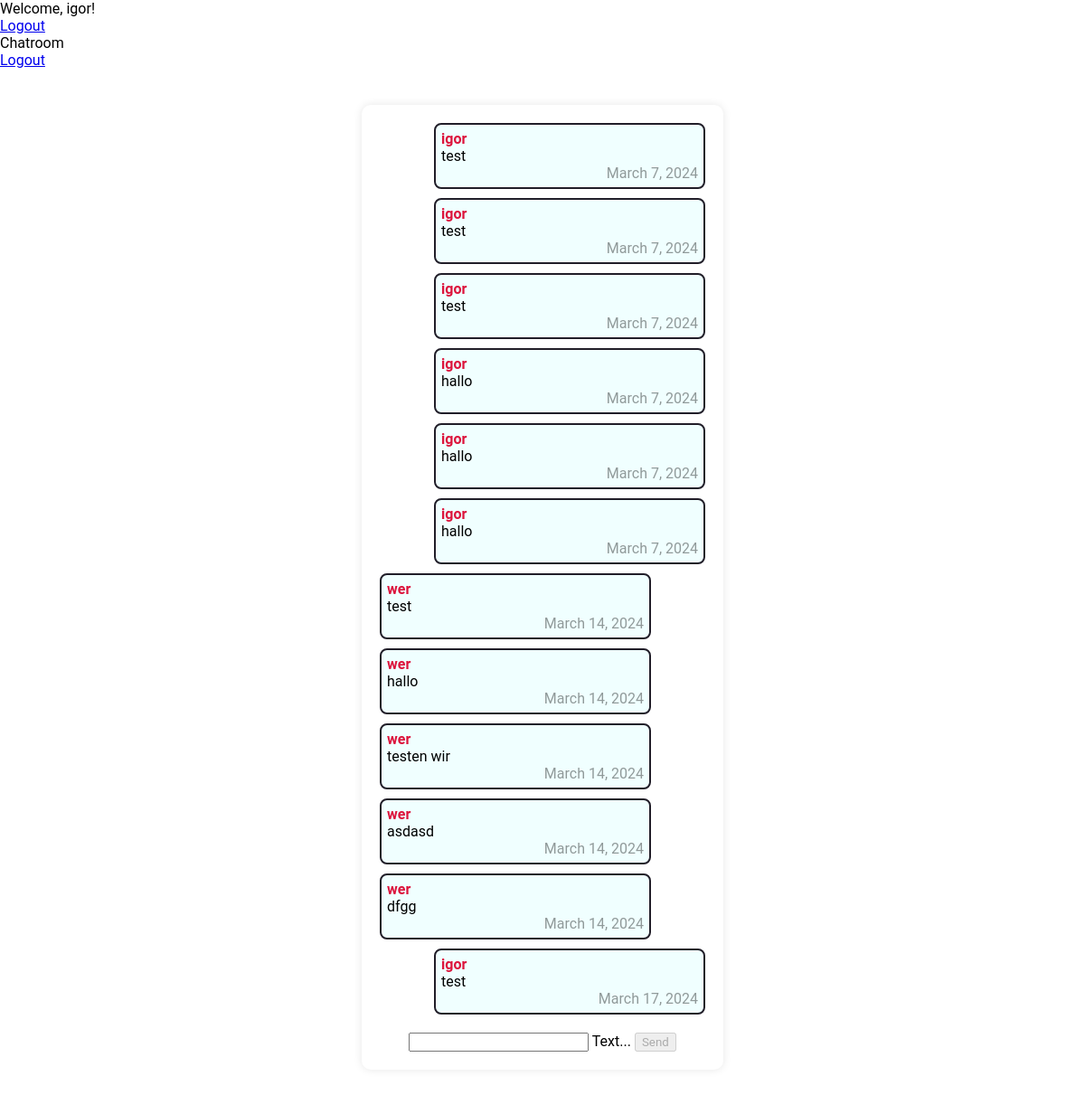
The app's page /chat/ (signed in), older data.
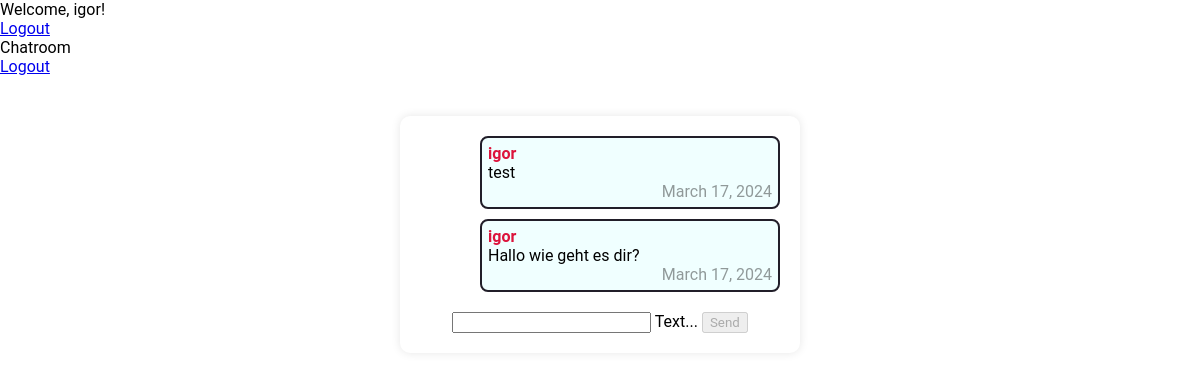
The same page, newer data.
### chat/models.py (models this page shows)
class Message(models.Model):
    text = models.CharField(max_length=500)
    created_at = models.DateField(default=date.today)
    chat = models.ForeignKey(Chat, on_delete=models.CASCADE, related_name='chat_message_set', default=None, blank=True, null=True)
    author = models.ForeignKey(settings.AUTH_USER_MODEL, on_delete=models.CASCADE, related_name='author_message_set')
    receiver = models.ForeignKey(settings.AUTH_USER_MODEL, on_delete=models.CASCADE, related_name='receiver_message_set')

### chat/views.py (the view, shortened to what this page needs)
# urls.py: path('chat/', index, name="index"),
@login_required
def index(request):
    chatMessages = Message.objects.filter(chat__id=1)
    return render(request, "chat/index.html", {"messages": chatMessages})

### chat/templates/chat/index.html (shortened to what this page needs)
{% extends "base.html" %}
{% load static %}
{% block content %}
{% if request.user.is_authenticated %}
<div class="chat-container">
  {% for message in messages %}
  <div id="messageContainer" class="{% if message.author == request.user %}message-right{% else %}message-left{% endif %}">
    <div class="message-container">
      <span class="author"><b>{{ message.author.username }}</b></span>
      <span class="author-text">{{ message.text }}</span>
      <div class="text-right"><span class="color">{{ message.created_at }}</span> </div>
    </div>
  </div>
  {% endfor %}
  <form onsubmit="sendMessage(); return false;" method="post" class="inputfield">
    <div class="mdl-textfield mdl-js-textfield mdl-textfield--floating-label">
      <input
        class="mdl-textfield__input"
        name="textmessage"
        type="text"
        id="messageField"
      />
      <label class="mdl-textfield__label" for="messageField">Text...</label>
    </div>
    <button
      id="sendButton"
      class="mdl-button mdl-js-button mdl-button--raised mdl-js-ripple-effect mdl-button--accent"
      disabled
    >
      Send
    </button>
  </form>
</div>
{% else %}
<h1>Nicht eingeloggt</h1>
<p>
  Du bist aktuell nicht eingelogt. Bitte logge dich ein. <br />
  bitte klicke <a href="/login/">hier</a>
</p>
{% endif %}
{% endblock %}

### templates/base.html (shortened to what this page needs)
<!DOCTYPE html>
<html lang="en">
  <head>
    {% load static %}
    <link rel="stylesheet" href="{% static 'css/style.css' %}">
    <link
      rel="stylesheet"
      href="https://code.getmdl.io/1.3.0/material.indigo-pink.min.css"
    />
  </head>
  <body>
    <div class="mdl-layout mdl-js-layout mdl-layout--fixed-header">
      <header class="mdl-layout__header">
        <div class="mdl-layout__header-row">
          <span class="mdl-layout-title">
            {% if request.user.is_authenticated %} Welcome, {{ request.user.username }}!
            {% else %} Welcome! Please login
            {% endif %}
          </span>
          <nav class="mdl-navigation mdl-layout--large-screen-only">
            {% if request.user.is_authenticated %}
                <a class="mdl-navigation__link" href="{% url 'logout' %}">Logout</a>
            {% else %}
                <a class="mdl-navigation__link" href="{% url 'login' %}">Login</a>
                <a class="mdl-navigation__link" href="{% url 'register' %}">Register</a>
            {% endif %}
          </nav>
        </div>
      </header>
      <div class="mdl-layout__drawer">
        <span class="mdl-layout-title">Chatroom</span>
        <nav class="mdl-navigation">
          {% if request.user.is_authenticated %}
              <a class="mdl-navigation__link" href="{% url 'logout' %}">Logout</a>
          {% else %}
              <a class="mdl-navigation__link" href="{% url 'login' %}">Login</a>
              <a class="mdl-navigation__link" href="{% url 'register' %}">Register</a>
          {% endif %}
        </nav>
      </div>
      <main class="mdl-layout__content">
        <div class="page-content">
          {% block content %}
          {% endblock %}
        </div>
      </main>
    </div>
  </body>
</html>

### static/css/style.css (style rules this page uses)
* { box-sizing: border-box; margin: 0; font-family: 'Roboto', sans-serif; }
.page-content { display: flex; justify-content: center; align-items: center; padding: 40px 10px; }
.color { color: rgba(0, 0, 0, 0.4); display: flex; align-items: flex-end; justify-content: flex-end; width: 100%; }
.text-right { display: flex; width: 100%; }
.inputfield { display: flex; align-items: center; gap: 4px; }
.chat-container { display: flex; flex-direction: column; align-items: center; justify-content:flex-start; padding: 20px; border-radius: 10px; box-shadow: 0 0 10px rgba(0, 0, 0, 0.1); background-color: #fff; width: 100%; max-width: 400px; }
.author { color: crimson; }
#messageContainer { gap: 5px; display: flex; flex-direction: column; width: 100%; }
.message-container { display: flex; flex-direction: column; align-items: flex-start; justify-content:flex-start; width: 100%; max-width: 300px; border: 2px solid #211e29; border-radius: 8px; background-color: azure; padding: 6px; margin-bottom: 10px; }
.last-message { margin-bottom: 20px; }
.message-right { align-items: flex-end; }

Row changes from the older to the newer data that the page shows:
removed Message: author.username "igor", text "test", created_at "March 7, 2024"
removed Message: author.username "igor", text "test", created_at "March 7, 2024"
removed Message: author.username "igor", text "test", created_at "March 7, 2024"
removed Message: author.username "igor", text "hallo", created_at "March 7, 2024"
removed Message: author.username "igor", text "hallo", created_at "March 7, 2024"
removed Message: author.username "igor", text "hallo", created_at "March 7, 2024"
removed Message: author.username "wer", text "test", created_at "March 14, 2024"
removed Message: author.username "wer", text "hallo", created_at "March 14, 2024"
removed Message: author.username "wer", text "testen wir", created_at "March 14, 2024"
removed Message: author.username "wer", text "asdasd", created_at "March 14, 2024"
removed Message: author.username "wer", text "dfgg", created_at "March 14, 2024"
added Message: author.username "igor", text "Hallo wie geht es dir?", created_at "March 17, 2024"
